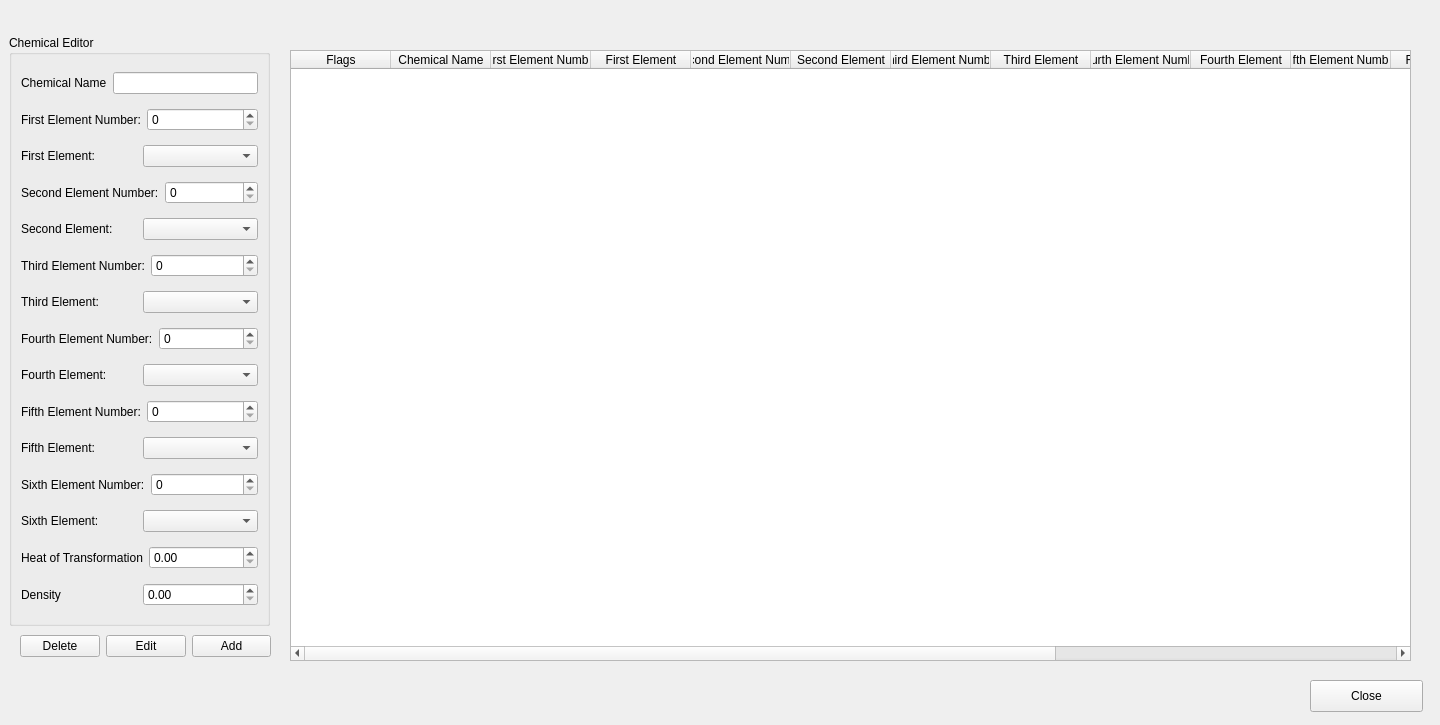
<?xml version="1.0" encoding="UTF-8"?>
<ui version="4.0">
 <author>aushe02</author>
 <class>Form</class>
 <widget class="QWidget" name="Form">
  <property name="geometry">
   <rect>
    <x>0</x>
    <y>0</y>
    <width>1440</width>
    <height>725</height>
   </rect>
  </property>
  <property name="windowTitle">
   <string>Form</string>
  </property>
  <widget class="QTableWidget" name="formulaTableWidgetList">
   <property name="geometry">
    <rect>
     <x>290</x>
     <y>50</y>
     <width>1121</width>
     <height>611</height>
    </rect>
   </property>
   <column>
    <property name="text">
     <string>Flags</string>
    </property>
   </column>
   <column>
    <property name="text">
     <string>Chemical Name</string>
    </property>
   </column>
   <column>
    <property name="text">
     <string>First Element Number</string>
    </property>
   </column>
   <column>
    <property name="text">
     <string>First Element</string>
    </property>
   </column>
   <column>
    <property name="text">
     <string>Second Element Number</string>
    </property>
   </column>
   <column>
    <property name="text">
     <string>Second Element</string>
    </property>
   </column>
   <column>
    <property name="text">
     <string>Third Element Number</string>
    </property>
   </column>
   <column>
    <property name="text">
     <string>Third Element</string>
    </property>
   </column>
   <column>
    <property name="text">
     <string>Fourth Element Number</string>
    </property>
   </column>
   <column>
    <property name="text">
     <string>Fourth Element</string>
    </property>
   </column>
   <column>
    <property name="text">
     <string>Fifth Element Number</string>
    </property>
   </column>
   <column>
    <property name="text">
     <string>Fifth Element</string>
    </property>
   </column>
   <column>
    <property name="text">
     <string>Sixth Element Number</string>
    </property>
   </column>
   <column>
    <property name="text">
     <string>Sixth Elment</string>
    </property>
   </column>
   <column>
    <property name="text">
     <string>Heat of Transformation</string>
    </property>
   </column>
   <column>
    <property name="text">
     <string>Density</string>
    </property>
   </column>
  </widget>
  <widget class="QGroupBox" name="groupBox">
   <property name="geometry">
    <rect>
     <x>9</x>
     <y>35</y>
     <width>261</width>
     <height>591</height>
    </rect>
   </property>
   <property name="title">
    <string>Chemical Editor</string>
   </property>
   <layout class="QVBoxLayout" name="verticalLayout">
    <item>
     <layout class="QHBoxLayout" name="horizontalLayout">
      <item>
       <widget class="QLabel" name="labelChemicalName">
        <property name="text">
         <string>Chemical Name</string>
        </property>
       </widget>
      </item>
      <item>
       <widget class="QLineEdit" name="lineEditChemicalName"/>
      </item>
     </layout>
    </item>
    <item>
     <layout class="QHBoxLayout" name="horizontalLayout_2">
      <item>
       <widget class="QLabel" name="labelFirstElementNumber">
        <property name="text">
         <string>First Element Number:</string>
        </property>
       </widget>
      </item>
      <item>
       <widget class="QSpinBox" name="spinBoxFirstElementNumber"/>
      </item>
     </layout>
    </item>
    <item>
     <layout class="QHBoxLayout" name="horizontalLayout_3">
      <item>
       <widget class="QLabel" name="labelFirstElement">
        <property name="text">
         <string>First Element:</string>
        </property>
       </widget>
      </item>
      <item>
       <widget class="QComboBox" name="comboBoxFirstElement"/>
      </item>
     </layout>
    </item>
    <item>
     <layout class="QHBoxLayout" name="horizontalLayout_5">
      <item>
       <widget class="QLabel" name="labelSecondElementNumber">
        <property name="text">
         <string>Second Element Number:</string>
        </property>
       </widget>
      </item>
      <item>
       <widget class="QSpinBox" name="spinBoxSecondElementNumber"/>
      </item>
     </layout>
    </item>
    <item>
     <layout class="QHBoxLayout" name="horizontalLayout_4">
      <item>
       <widget class="QLabel" name="labelSecondElement">
        <property name="text">
         <string>Second Element:</string>
        </property>
       </widget>
      </item>
      <item>
       <widget class="QComboBox" name="comboBoxSecondElement"/>
      </item>
     </layout>
    </item>
    <item>
     <layout class="QHBoxLayout" name="horizontalLayout_7">
      <item>
       <widget class="QLabel" name="labelThirdElementNumber">
        <property name="text">
         <string>Third Element Number:</string>
        </property>
       </widget>
      </item>
      <item>
       <widget class="QSpinBox" name="spinBoxThirdElementNumber"/>
      </item>
     </layout>
    </item>
    <item>
     <layout class="QHBoxLayout" name="horizontalLayout_6">
      <item>
       <widget class="QLabel" name="labelThirdElement">
        <property name="text">
         <string>Third Element:</string>
        </property>
       </widget>
      </item>
      <item>
       <widget class="QComboBox" name="comboBoxThirdElement"/>
      </item>
     </layout>
    </item>
    <item>
     <layout class="QHBoxLayout" name="horizontalLayout_9">
      <item>
       <widget class="QLabel" name="labelFourthElementNumber">
        <property name="text">
         <string>Fourth Element Number:</string>
        </property>
       </widget>
      </item>
      <item>
       <widget class="QSpinBox" name="spinBoxFourthElementNumber"/>
      </item>
     </layout>
    </item>
    <item>
     <layout class="QHBoxLayout" name="horizontalLayout_8">
      <item>
       <widget class="QLabel" name="labelFourthElement">
        <property name="text">
         <string>Fourth Element:</string>
        </property>
       </widget>
      </item>
      <item>
       <widget class="QComboBox" name="comboBoxFourthElement"/>
      </item>
     </layout>
    </item>
    <item>
     <layout class="QHBoxLayout" name="horizontalLayout_11">
      <item>
       <widget class="QLabel" name="labelFifthElementNumber">
        <property name="text">
         <string>Fifth Element Number:</string>
        </property>
       </widget>
      </item>
      <item>
       <widget class="QSpinBox" name="spinBoxFifthElementNumber"/>
      </item>
     </layout>
    </item>
    <item>
     <layout class="QHBoxLayout" name="horizontalLayout_10">
      <item>
       <widget class="QLabel" name="labelFifthElement">
        <property name="text">
         <string>Fifth Element:</string>
        </property>
       </widget>
      </item>
      <item>
       <widget class="QComboBox" name="comboBoxFifthElement"/>
      </item>
     </layout>
    </item>
    <item>
     <layout class="QHBoxLayout" name="horizontalLayout_13">
      <item>
       <widget class="QLabel" name="labelSixthElementNumber">
        <property name="text">
         <string>Sixth Element Number:</string>
        </property>
       </widget>
      </item>
      <item>
       <widget class="QSpinBox" name="spinBoxSixthElementNumber"/>
      </item>
     </layout>
    </item>
    <item>
     <layout class="QHBoxLayout" name="horizontalLayout_12">
      <item>
       <widget class="QLabel" name="labelSixthElement">
        <property name="text">
         <string>Sixth Element:</string>
        </property>
       </widget>
      </item>
      <item>
       <widget class="QComboBox" name="comboBoxSixthElement"/>
      </item>
     </layout>
    </item>
    <item>
     <layout class="QHBoxLayout" name="horizontalLayout_14">
      <item>
       <widget class="QLabel" name="labelHeatOfTransformation">
        <property name="text">
         <string>Heat of Transformation</string>
        </property>
       </widget>
      </item>
      <item>
       <widget class="QDoubleSpinBox" name="doubleSpinBoxHeatOfTransformation"/>
      </item>
     </layout>
    </item>
    <item>
     <layout class="QHBoxLayout" name="horizontalLayout_15">
      <item>
       <widget class="QLabel" name="labelDensity">
        <property name="text">
         <string>Density</string>
        </property>
       </widget>
      </item>
      <item>
       <widget class="QDoubleSpinBox" name="doubleSpinBoxDensity"/>
      </item>
     </layout>
    </item>
   </layout>
  </widget>
  <widget class="QWidget" name="layoutWidget">
   <property name="geometry">
    <rect>
     <x>20</x>
     <y>630</y>
     <width>251</width>
     <height>32</height>
    </rect>
   </property>
   <layout class="QHBoxLayout" name="horizontalLayout_16">
    <item>
     <widget class="QPushButton" name="pushButtonDelete">
      <property name="text">
       <string>Delete</string>
      </property>
     </widget>
    </item>
    <item>
     <widget class="QPushButton" name="pushButtonEdit">
      <property name="text">
       <string>Edit</string>
      </property>
     </widget>
    </item>
    <item>
     <widget class="QPushButton" name="pushButtonAdd">
      <property name="text">
       <string>Add</string>
      </property>
     </widget>
    </item>
   </layout>
  </widget>
  <widget class="QPushButton" name="pushButtonClose">
   <property name="geometry">
    <rect>
     <x>1310</x>
     <y>680</y>
     <width>113</width>
     <height>32</height>
    </rect>
   </property>
   <property name="text">
    <string>Close</string>
   </property>
  </widget>
 </widget>
 <resources/>
 <connections/>
</ui>
